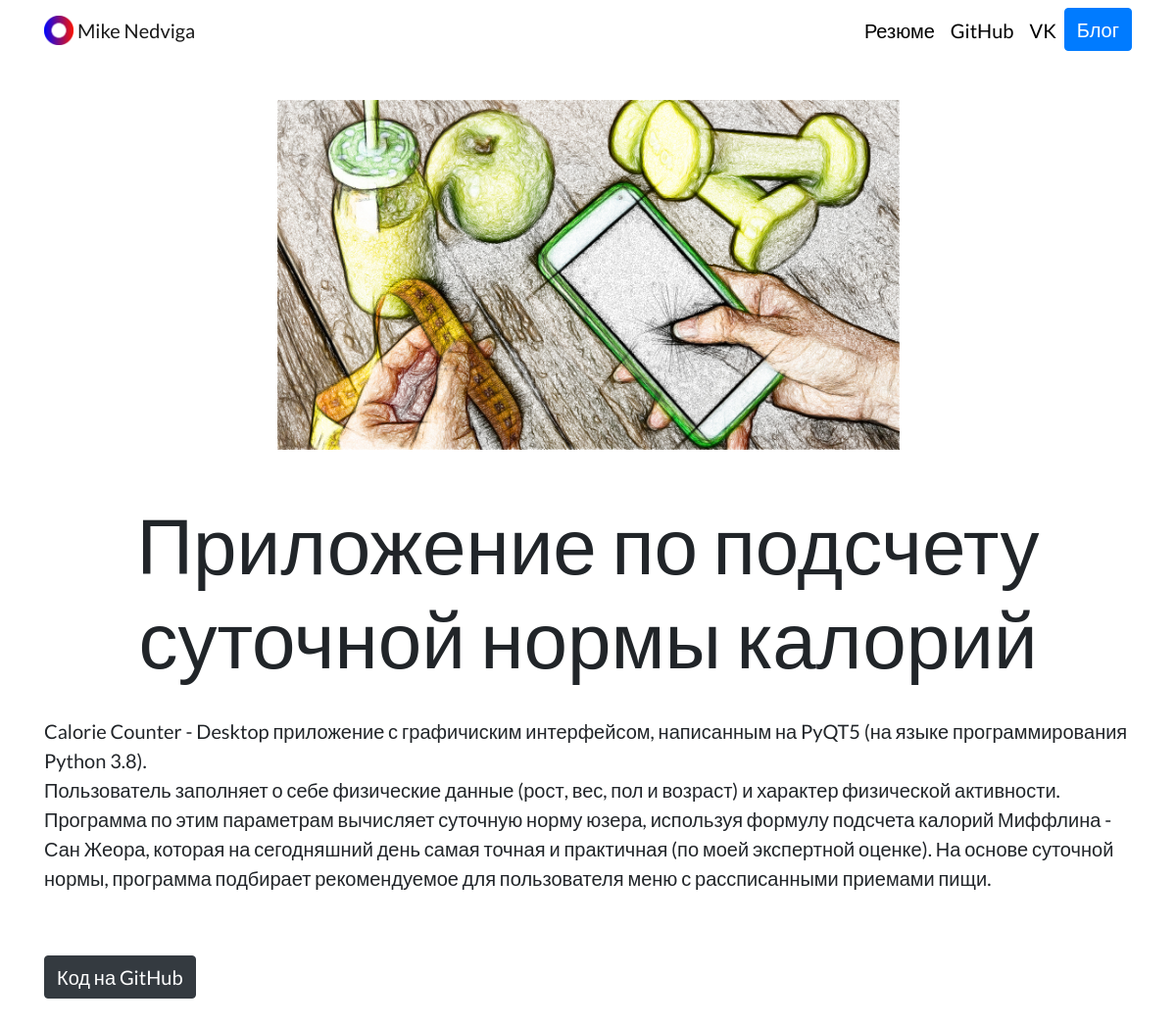
Page /4/ on the committed database.
### portfolio/models.py (models this page shows, shortened)
class Project(models.Model):
    title = models.CharField(max_length=100)
    description = models.CharField(max_length=250)
    image = models.ImageField(upload_to='portfolio/images/')
    content = models.TextField(default='< Описания пока нет, но в скором времени появится >')
    url = models.URLField(blank=True)

### portfolio/views.py (the view)
# urls.py: path('<int:project_id>/', views.detail, name='detail')
def detail(request, project_id):
    project = get_object_or_404(Project, pk=project_id)
    return render(request, 'portfolio/detail.html', {'project': project})

### portfolio/templates/portfolio/detail.html (shortened to what this page needs)
{% extends "portfolio/base.html" %}
{% load static %}
{% block content %}
    <br>
    <div class="row justify-content-center my-3">
        <div class="col-11 col-md-7">
            <img src="{{ project.image.url }}" class="img-fluid">
        </div>
    </div>
    <h1 class="text-center mt-5" id="projectdetailtitle">{{ project.title }}</h1><br>
    <p id="content">{{ project.content|safe }}</p>
    <br><br>
    {% if project.url %}
        <div class="text-left">
        <a href="{{ project.url }}" target="_blank">
            {% if "github.com" in project.url %}
                <button type="button" class="btn btn-dark">Код на GitHub</button>
            {% elif "disk.yandex" in project.url %}
                <button type="button" class="btn btn-warning">Готовые работы на Яндекс.Диске</button>
            {% endif %}
        </a>
        </div>
    {% endif %}
    <br><br><br><br><br>
{% endblock %}

### portfolio/static/portfolio/custom.css (style rules this page uses)
body { font-family: 'Lato', sans-serif; }
.btn { font-size: 1.25rem; }
#content { font-size: 1.25rem; }
@media (min-width: 992px) { #projectdetailtitle { font-size: 5rem; } }

### rows in the picture
Project: image (picture), title "Приложение по подсчету суточной нормы калорий", content "Calorie Counter - Desktop приложение с графичиским интерфейсом, написанным на PyQT5 (на языке программирования Python 3.8). Пользователь заполняет о себе физические данные (рост, вес, пол и возраст) и характер физической активности. Программа по этим параметрам вычисляет суточную норму юзера, используя формулу подсчета калорий Миффлина - Сан Жеора, которая на сегодняшний день самая точная и практичная (по моей экспертной оценке). На основе суточной нормы, программа подбирает рекомендуемое для пользователя меню с рассписанными приемами пищи."
